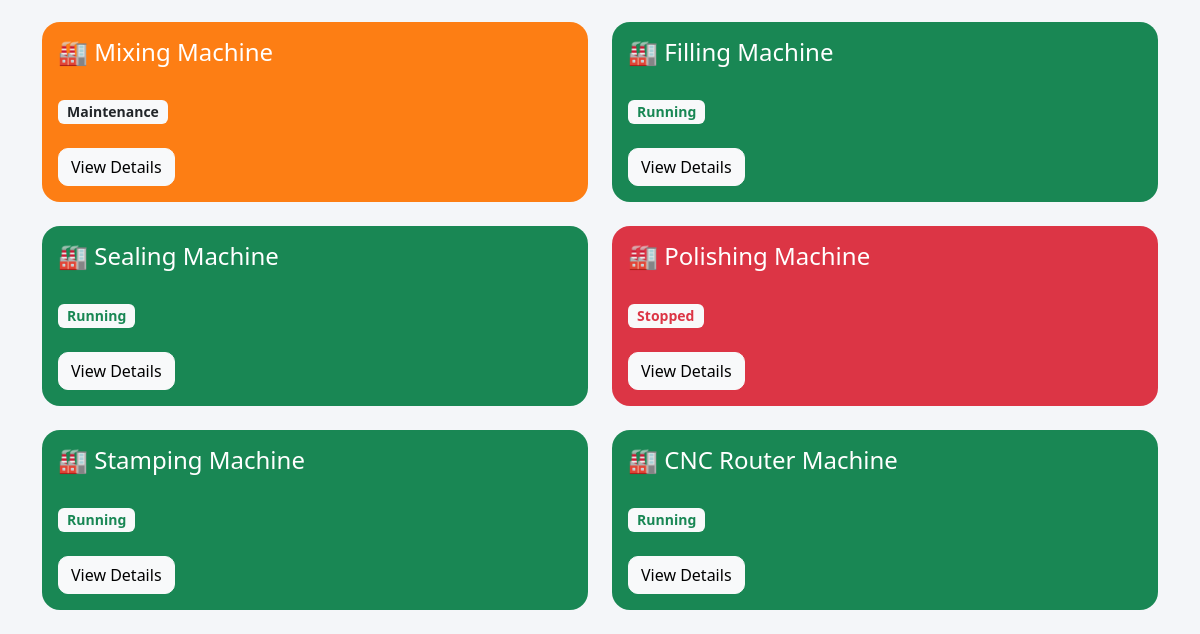
/all/ (lower part), run on an earlier commit of the app's database.
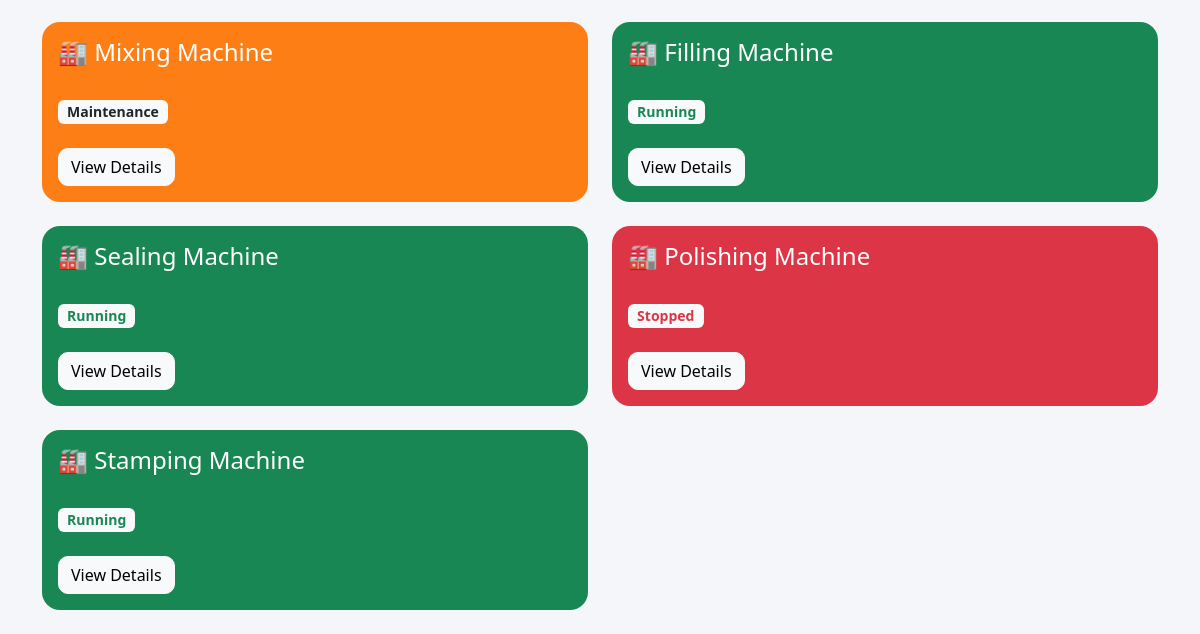
And on a later commit of the database.
### factory/models.py (models this page shows, shortened)
class Machine(models.Model):
    MACHINE_STATUS = [
        ('Running', 'Running'),
        ('Stopped', 'Stopped'),
        ('Maintenance', 'Maintenance'),
    ]
    name = models.CharField(max_length=100)
    status = models.CharField(
        max_length=20,
        choices=MACHINE_STATUS,
        default='Running'
    )
    production_rate = models.IntegerField(
        help_text="Items produced per hour"
    )
    working_hours = models.IntegerField()
    temperature = models.FloatField(
        default=0.0,
        help_text="Current machine temperature in °C"
    )
    machine_health = models.FloatField(
        default=100.0,
        help_text="Machine health score from 0 to 100"
    )
    target_production = models.IntegerField(
        default=0,
        help_text="Target number of items to be produced"
    )
    def total_production(self):
        return self.production_rate * self.working_hours
    def efficiency(self):
        if self.target_production == 0:
            return 0
        return round(
            (self.total_production() / self.target_production) * 100,
            2
        )

### factory/views.py (the view)
def all_machines(request):
    context = get_dashboard_context(
        Machine.objects.all()
    )
    context["page_title"] = "All Machines"
    return render(
        request,
        "factory/all_machines.html",
        context
    )

### factory/templates/factory/all_machines.html (shortened to what this page needs)
<!DOCTYPE html>
<html>
<head>
    <link href="https://cdn.jsdelivr.net/npm/bootstrap@5.3.3/dist/css/bootstrap.min.css"
          rel="stylesheet">
</head>
<body>
<div class="container mt-4">
    <div class="row">
        {% for machine in machines %}
        <div class="col-md-6 mb-4 machine-item"
             data-id="{{ machine.id }}"
             data-name="{{ machine.name|lower }}">
            <div class="card machine-card
                {% if machine.status == 'Running' %}
                    running
                {% elif machine.status == 'Stopped' %}
                    stopped
                {% else %}
                    maintenance
                {% endif %}
            ">
                <div class="card-body">
                    <h4>
                        🏭 {{ machine.name }}
                    </h4>
                    <br>
                    {% if machine.status == 'Running' %}
                        <span class="badge bg-light text-success status-badge">
                            Running
                        </span>
                    {% elif machine.status == 'Stopped' %}
                        <span class="badge bg-light text-danger status-badge">
                            Stopped
                        </span>
                    {% else %}
                        <span class="badge bg-light text-dark status-badge">
                            Maintenance
                        </span>
                    {% endif %}
                    <br><br>
                    <button
                        class="btn btn-light detail-btn"
                        data-bs-toggle="modal"
                        data-bs-target="#machine{{ machine.id }}">
                        View Details
                    </button>
                </div>
            </div>
        </div>
        {% endfor %}
    </div>
</div>
</body>
</html>

### factory/templates/factory/all_machines.html (style rules this page uses)
body { background:#f4f6f9; }
.machine-card { border:none; border-radius:18px; transition:0.3s; color:white; min-height:180px; }
.running { background:#198754; }
.stopped { background:#dc3545; }
.maintenance { background:#fd7e14; }
.status-badge { font-size:14px; }
.detail-btn { border-radius:10px; }

What changed in the data, as far as the page shows it:
removed Machine: name "CNC Router Machine", status "Running"
